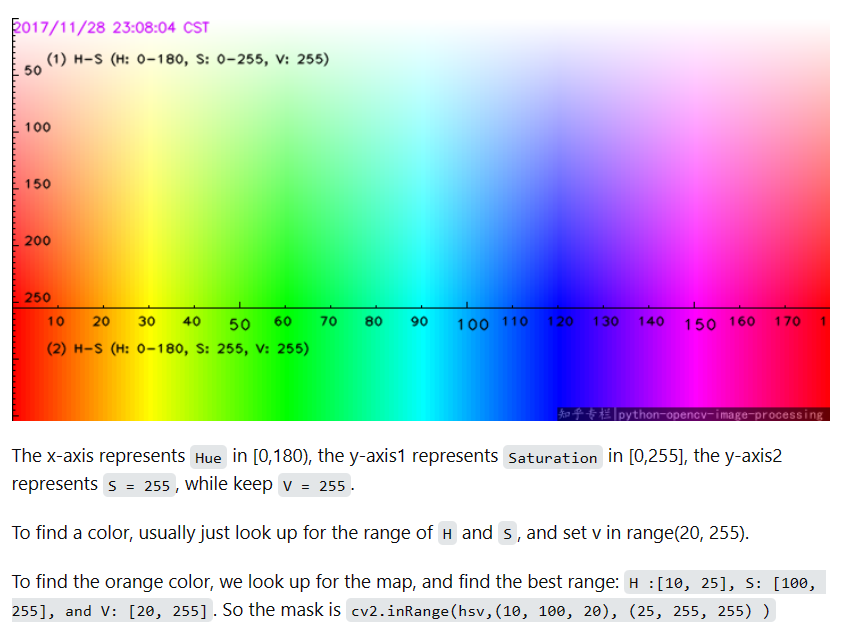
#> input picture vision/hsv_color_map.png, 861 x 637 px, given in place of the camera
$ python segmentacion_color.py
#> lines starting #> are read from the running program, lines starting #| are printed output that depends on the picture; after the words box and inside, x2 and y2 are one past the last pixel; in counts of white or black regions, pixels touching at a corner belong together
# Se importan las librerías necesarias
import numpy as np
import cv2

# Se define una variable global llamada nClick
global nClick

# Se establece el valor de la cámara, 0 es la cámara del notebook
nCam = 0

# Se crea un objeto VideoCapture para capturar video de la cámara especificada
cap = cv2.VideoCapture(nCam)

# Se define una matriz de numpy con valor de color inicial de 0 para la variable color1_hsv
color1_hsv = np.array([0,0,0])

# Se definen los rangos de colores permitidos para la detección de objetos
LowerColorError = np.array([-40,-45,-75])
UpperColorError = np.array([40,45,75])

# Se inicializa la variable nClick en 1
nClick = 1


info_text = f"Seleciona el color con un click"
info_text2 = ''

# Se define una función que maneja los eventos del mouse
def _mouseEvent(event, x, y, flags, param):
	# Se declaran las variables globales que se van a utilizar
	global nClick
	global color1_hsv
	global info_text
	global info_text2

	# Si se presiona el botón izquierdo del mouse
	if event == cv2.EVENT_LBUTTONDOWN:
		# Se convierte el frame capturado a formato HSV
		hsv_frame = cv2.cvtColor(frame, cv2.COLOR_BGR2HSV)
		if(nClick == 1):
			# Si es el primer click se guarda el color seleccionado en la variable color1_hsv
			color1_hsv = hsv_frame[y,x]
			print("Color 1: ",color1_hsv )
			print("Eje x: ", x)
			print("Eje y: ",y)
			info_text = f"Color Seleccionado: {color1_hsv}"
			info_text2 = "[Has click para reiniciar]"
			nClick += 1
		else:
			# Si es el segundo click se reinicia la variable nClick a 1
			info_text = f"Seleciona el color con un click"
			info_text2 = ''
			color1_hsv = np.array([0,0,0])
			nClick = 1

# Se crean dos ventanas de visualización de la imagen original y la imagen segmentada
cv2.namedWindow('Imagen Original',  cv2.WINDOW_NORMAL )
cv2.resizeWindow('Imagen Original', 640, 480)
cv2.moveWindow('Imagen Original', 30, 100)

cv2.namedWindow('Imagen Segmentada',  cv2.WINDOW_NORMAL)
cv2.resizeWindow('Imagen Segmentada', 640, 480)
cv2.moveWindow('Imagen Segmentada', 700, 100)

# Se establece el método de captura de eventos del mouse
cv2.setMouseCallback('Imagen Original',_mouseEvent)

while(True):
	# Se lee un frame de la cámara
	ret, frame = cap.read()
#> frame is the input picture: shape (637, 861, 3); mean B, G, R 199.4, 199.5, 198.6

	# Se convierte el frame capturado a formato HSV
	hsv = cv2.cvtColor(frame, cv2.COLOR_BGR2HSV)
#> hsv: shape (637, 861, 3); mean H, S, V 60.4, 102.4, 248.3

	# Se definen los límites de color permitidos para la detección de objetos
	LowerColor1 = color1_hsv + LowerColorError
	UpperColor1 = color1_hsv + UpperColorError

	# Se aplica una máscara de color para detectar objetos
	Color1Mask = cv2.inRange(hsv, LowerColor1, UpperColor1)
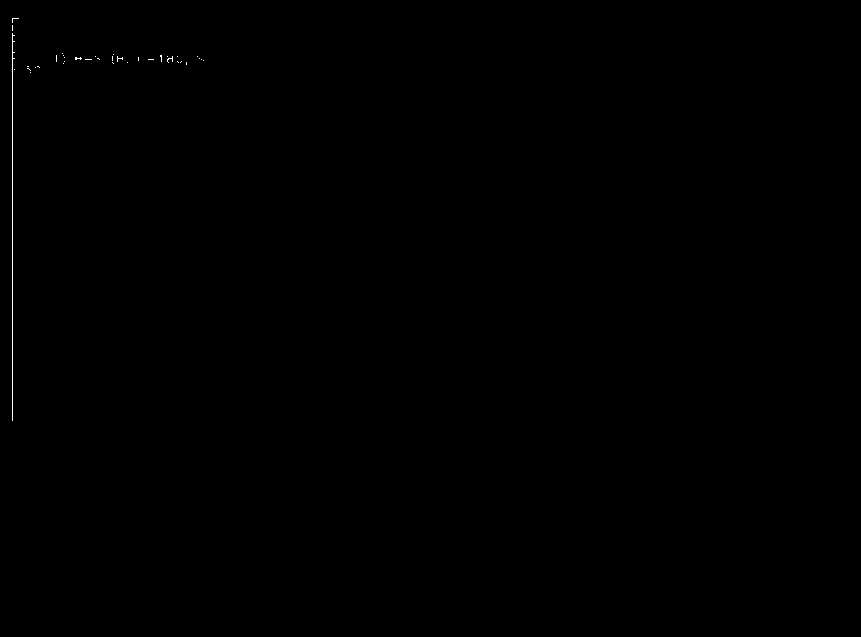
#> Color1Mask: shape (637, 861); 0.1% white in thin lines or dots, all inside (x1, y1, x2, y2) = (12, 18, 204, 421)
	Color1Res = cv2.bitwise_and(frame,frame, mask= Color1Mask)

	# Se crea un texto con la información de los colores seleccionados
	font = cv2.FONT_HERSHEY_SIMPLEX
	scale = 0.7
	thickness = 2
	color = (0, 0, 255)  # Color en formato BGR (Cyan)
	x_offset = 10
	y_offset = 30
	cv2.putText(frame, info_text, (x_offset, y_offset), font, scale, color, thickness, cv2.LINE_AA)
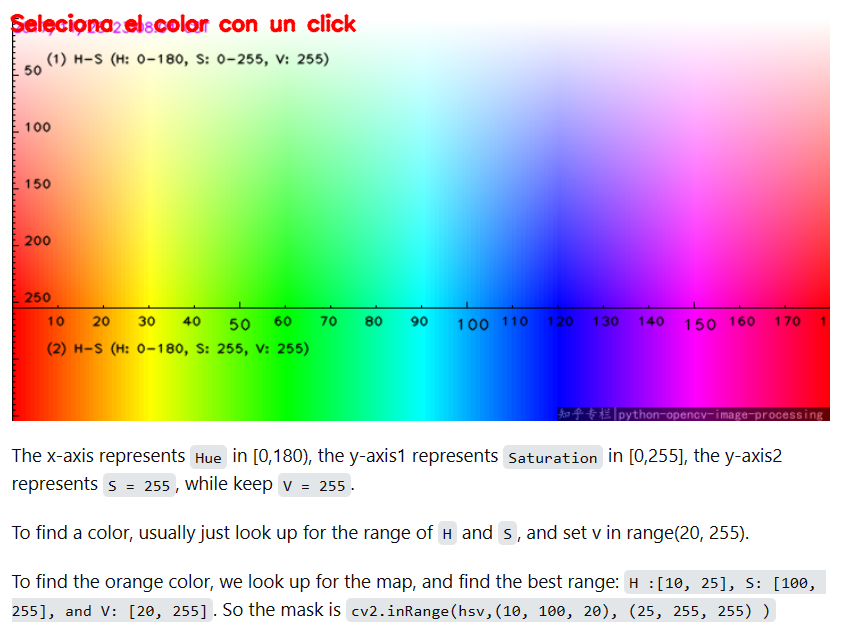
#> frame: shape (637, 861, 3); 0.67% of pixels changed, all inside (x1, y1, x2, y2) = (9, 13, 357, 33)
	cv2.putText(frame, info_text2, (x_offset, y_offset+50), font, scale, color, thickness, cv2.LINE_AA)

	# Se muestra la imagen original y la imagen segmentada en las ventanas correspondientes
	cv2.imshow('Imagen Original',frame)
	cv2.imshow('Imagen Segmentada',Color1Res)

	# Si se presiona la tecla ESC, se cierran las ventanas y se libera la cámara
	if cv2.waitKey(1) & 0xFF == 27:
#> (key Esc is pressed here)
		break

# Se libera la cámara cuando se termina el programa
cap.release()
# Se cierran todas las ventanas
cv2.destroyAllWindows()
